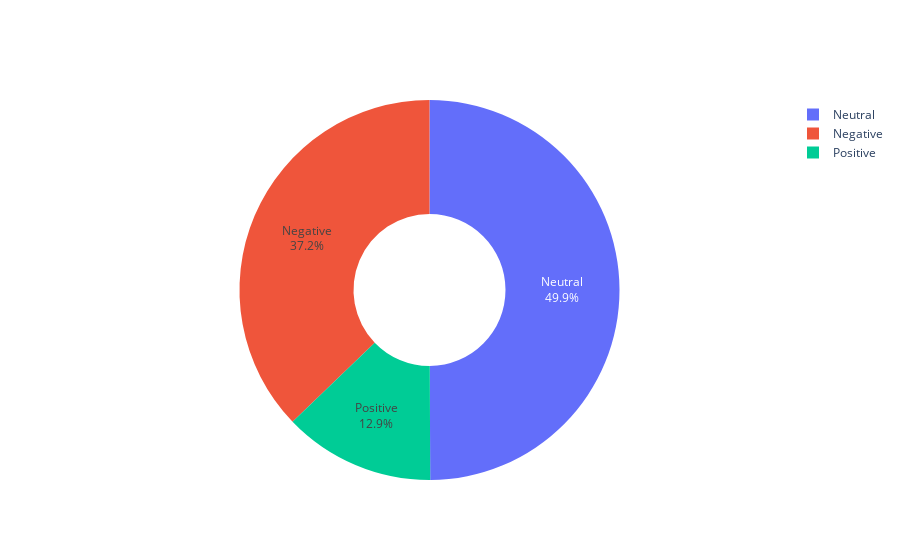

Notebook cell for this chart:
### Markdown cell above
### Pie Chart

### Code cell
# 圓餅圖 label 的占比
label_counts = df['label'].value_counts()
label_counts[:]
# 資料準備
category =['Neutral', 'Negative' , 'Positive']
value = label_counts.values
# 繪圖
fig = go.Figure(data=[go.Pie(labels=category, values=value, hole=.4)])
fig.update_traces(textposition='inside', textinfo='percent+label')

### Figure 1 — Plotly figure (JSON) as saved in the notebook; plotly's stock layout.template omitted (floating-point values rounded to 4 significant figures)
{"data": [{"hole": 0.4, "labels": ["Neutral", "Negative", "Positive"], "textinfo": "percent+label", "textposition": "inside", "type": "pie", "values": [423, 315, 109]}], "layout": {}}
